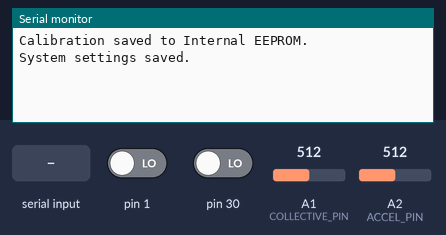
Recording of a sketch running on a simulated SparkFun Pro Micro, built with avr-gcc and run on an emulated ATmega32U4. Parts: the last lines printed to the serial monitor. Inputs (shaded band) come from the test bench; at power-on: A1 (COLLECTIVE_PIN) = 512, pin 1 LOW, A2 (ACCEL_PIN) = 512, pin 30 LOW. EEPROM starts erased; USB keyboard and mouse output is not drawn.

Above: at 1.2 s.
1.3 s: "CAL\n" received over Serial
At 1.49 s:
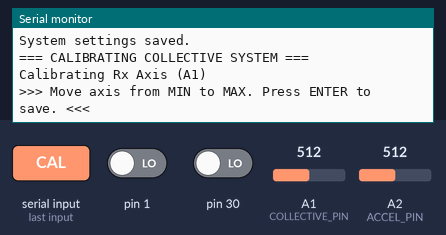
2.8 s: A1 (COLLECTIVE_PIN) set to 716
At 3.0 s:
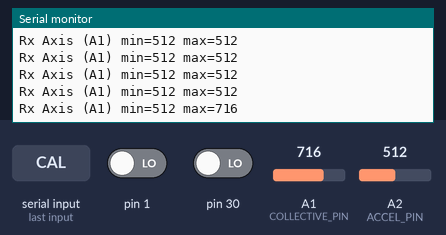
4.3 s: A1 (COLLECTIVE_PIN) set to 900
At 4.51 s:
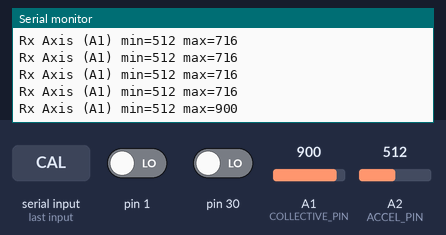
Timing chart, 0 to 7.3 s (numbered marks = the images above; inputs shaded):
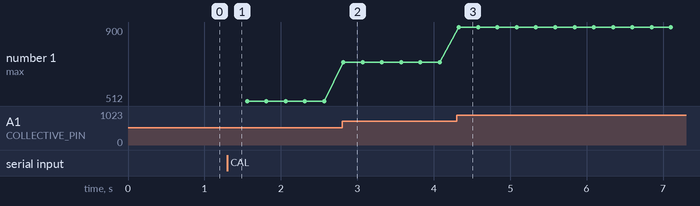

The sketch:

03_Collective.ino
```cpp
/***************************************
  HOTAS Collective - Updated Firmware (Dual PCF8575 + Rx & Ry Axes)
  - Hardware: Arduino Pro Micro (ATmega32u4)
  - Sensors: Analog A1 -> Rx Axis (Collective), Analog A2 -> Ry Axis (Twist/Throttle).
  - Expanders: 2x PCF8575 (0x20, 0x21) for 32 Buttons.
  - Resolution: +/- 16384.
  - Serial Interface: Calibration, Filters, Hysteresis, Inversions.
***************************************/

// Firmware version, shown by the STATUS command
#define FW_VERSION "2026.10"

#include <Wire.h>
#include <PCF8575.h>
#include <Joystick.h>
#include <EEPROM.h>

// -------------------- Hardware Config --------------------
#define NUM_BUTTONS 32
#define PCF8575_ADDR_1 0x20
#define PCF8575_ADDR_2 0x21
#define SERIAL_BAUD 115200
#define COLLECTIVE_PIN A1
#define ACCEL_PIN      A2

// -------------------- Filters & Smoothing --------------------
float collectiveFiltered = 0;
float accelofenFiltered  = 0;
int last_collectiveAxis  = 0;
int last_accelAxis       = 0;

// -------------------- I2C Devices --------------------
PCF8575 pcf1(PCF8575_ADDR_1);
PCF8575 pcf2(PCF8575_ADDR_2);

// -------------------- Joystick HID --------------------
// HID: 32 buttons, 0 hats, Rx and Ry axes enabled (A1=Rx, A2=Ry)
Joystick_ Joystick(JOYSTICK_DEFAULT_REPORT_ID, JOYSTICK_TYPE_JOYSTICK, NUM_BUTTONS, 0,
                   false, false, false,   // X, Y, Z
                   true,  true,  false,   // Rx, Ry, Rz
                   false, false, false,   // Rudder, Throttle, Accelerator
                   false, false);         // Brake, Steering

int lastButtonStates[NUM_BUTTONS] = {0};

// -------------------- Persistent Memory Structures --------------------
struct CollectiveCalibration {
  uint16_t min[2]; // [0] = Collective / Rx (A1), [1] = Twist / Ry (A2)
  uint16_t max[2];
  uint16_t magic;
};

struct SystemSettings {
  uint16_t invRx;             // Invert Rx logic
  uint16_t invRy;             // Invert Ry logic
  float alpha1;               // Filter for Analog A1
  float alpha2;               // Filter for Analog A2
  uint16_t jitter_threshold;  // Hysteresis deadband
  uint16_t magic;
};

CollectiveCalibration currentCalib;
SystemSettings sysSettings;

// Defaults
CollectiveCalibration defaultCalib = {
  {318, 300}, // Mins
  {513, 700}, // Maxs
  0xCAFE
};

SystemSettings defaultSettings = {
  0, 0,        // Inversions
  0.35, 0.35,  // Alphas
  15,          // Jitter threshold
  0x112E       // Magic
};

const int EEPROM_CALIB_ADDR = 0;
const int EEPROM_SETTINGS_ADDR = 40;

// -------------------- EEPROM Helpers --------------------
void saveCalibration() {
  currentCalib.magic = defaultCalib.magic;
  EEPROM.put(EEPROM_CALIB_ADDR, currentCalib);
  Serial.println("Calibration saved to Internal EEPROM.");
}

void loadCalibration() {
  EEPROM.get(EEPROM_CALIB_ADDR, currentCalib);
  if (currentCalib.magic != defaultCalib.magic) {
    currentCalib = defaultCalib;
    saveCalibration();
  }
}

void saveSettings() {
  sysSettings.magic = defaultSettings.magic;
  EEPROM.put(EEPROM_SETTINGS_ADDR, sysSettings);
  Serial.println("System settings saved.");
}

void loadSettings() {
  EEPROM.get(EEPROM_SETTINGS_ADDR, sysSettings);
  if (sysSettings.magic != defaultSettings.magic) {
    sysSettings = defaultSettings;
    saveSettings();
  }
}

// -------------------- Utilities & Advanced Filtering --------------------
void updateButtonState(int buttonIndex, bool state) {
  if (buttonIndex < 0 || buttonIndex >= NUM_BUTTONS) return;
  if (state != lastButtonStates[buttonIndex]) {
    Joystick.setButton(buttonIndex, state);
    lastButtonStates[buttonIndex] = state;
  }
}

int applyHysteresis(int current, int &last, int threshold) {
  if (abs(current - last) >= threshold) {
    last = current;
  }
  return last;
}

void applyAdaptiveEMA(long rawValue, float &filteredValue, float baseAlpha, int shiftBits) {
  long truncatedRaw = (rawValue >> shiftBits) << shiftBits;
  float diff = abs(truncatedRaw - filteredValue);
  float dynAlpha = baseAlpha;

  int lowThresh = 32 >> shiftBits;
  int highThresh = 256 >> shiftBits;

  if (diff < max(1, lowThresh)) {
    dynAlpha = baseAlpha * 0.1;
  } else if (diff > highThresh) {
    dynAlpha = 0.85;
  }

  filteredValue = dynAlpha * truncatedRaw + (1.0 - dynAlpha) * filteredValue;
}

void printStatus() {
  Serial.println("\n=== COLLECTIVE STATUS ===");
  Serial.print("Firmware: "); Serial.println(FW_VERSION);
  Serial.println("--- Settings ---");
  Serial.print("Filter 1 (Collective A1 / Rx) Alpha : "); Serial.println(sysSettings.alpha1);
  Serial.print("Filter 2 (Twist A2 / Ry) Alpha      : "); Serial.println(sysSettings.alpha2);
  Serial.print("Jitter Threshold (Hysteresis)       : "); Serial.println(sysSettings.jitter_threshold);

  Serial.println("\n--- Axis Inversions ---");
  Serial.print("Rx Axis : "); Serial.println(sysSettings.invRx ? "INV" : "NORM");
  Serial.print("Ry Axis : "); Serial.println(sysSettings.invRy ? "INV" : "NORM");

  Serial.println("\n--- Calibration Ranges ---");
  Serial.print("Rx Axis (A1) : ["); Serial.print(currentCalib.min[0]); Serial.print(", "); Serial.print(currentCalib.max[0]); Serial.println("]");
  Serial.print("Ry Axis (A2) : ["); Serial.print(currentCalib.min[1]); Serial.print(", "); Serial.print(currentCalib.max[1]); Serial.println("]");
  Serial.println("=======================\n");
}

// -------------------- Interactive Calibration --------------------
void calibrateAxisInteractive(const char* name, int idx, int pin) {
  Serial.print("\nCalibrating "); Serial.println(name);
  Serial.println(">>> Move axis from MIN to MAX. Press ENTER to save. <<<");

  int vmin = 1023, vmax = 0;
  unsigned long startTime = millis();

  while(Serial.available()) Serial.read();

  while (true) {
    int raw = analogRead(pin);
    if (raw < vmin) vmin = raw;
    if (raw > vmax) vmax = raw;

    if (millis() - startTime > 250) {
      Serial.print(name); Serial.print(" min="); Serial.print(vmin); Serial.print(" max="); Serial.println(vmax);
      startTime = millis();
    }

    if (Serial.available()) {
      String s = Serial.readStringUntil('\n');
      s.trim();
      if (s.length() == 0) {
        currentCalib.min[idx] = vmin;
        currentCalib.max[idx] = vmax;
        Serial.println("Saved."); delay(200); return;
      }
    }
  }
}

void calibrateCollective() {
  Serial.println("\n=== CALIBRATING COLLECTIVE SYSTEM ===");
  calibrateAxisInteractive("Rx Axis (A1)", 0, COLLECTIVE_PIN);
  calibrateAxisInteractive("Ry Axis (A2)", 1, ACCEL_PIN);
  saveCalibration();
  Serial.println("All axes calibrated and saved successfully.");
}

// -------------------- Setup --------------------
void setup() {
  Serial.begin(SERIAL_BAUD);
  Wire.begin();
  Wire.setClock(400000);

  pcf1.begin();
  pcf2.begin();
  pcf1.setButtonMask(0xFFFF);
  pcf2.setButtonMask(0xFFFF);

  // Protected 16-bit mapped ranges for Rx and Ry
  Joystick.setRxAxisRange(-16384, 16384);
  Joystick.setRyAxisRange(-16384, 16384);
  Joystick.begin(false);

  loadCalibration();
  loadSettings();

  collectiveFiltered = analogRead(COLLECTIVE_PIN);
  accelofenFiltered  = analogRead(ACCEL_PIN);
}

// -------------------- Main Loop --------------------
void loop() {

  // 1. Serial Command Parser
  if (Serial.available() > 0) {
    String cmd = Serial.readStringUntil('\n');
    cmd.trim(); cmd.toUpperCase();

    if (cmd == "CAL") {
      calibrateCollective();
    } else if (cmd == "STATUS") {
      printStatus();
    } else if (cmd == "INV_RX") {
      sysSettings.invRx = !sysSettings.invRx; saveSettings(); Serial.println("Rx Axis Inverted");
    } else if (cmd == "INV_RY") {
      sysSettings.invRy = !sysSettings.invRy; saveSettings(); Serial.println("Ry Axis Inverted");
    } else if (cmd.startsWith("FIL1 ")) {
      sysSettings.alpha1 = cmd.substring(5).toFloat(); saveSettings(); Serial.print("Alpha1 set to: "); Serial.println(sysSettings.alpha1);
    } else if (cmd.startsWith("FIL2 ")) {
      sysSettings.alpha2 = cmd.substring(5).toFloat(); saveSettings(); Serial.print("Alpha2 set to: "); Serial.println(sysSettings.alpha2);
    } else if (cmd.startsWith("JITTER ")) {
      sysSettings.jitter_threshold = cmd.substring(7).toInt(); saveSettings(); Serial.print("Jitter Deadband set to: "); Serial.println(sysSettings.jitter_threshold);
    }
  }

  // 2. Read PCF8575 Expanders (32 buttons total across 2 chips)
  uint16_t p1 = pcf1.read16();
  for (int i = 0; i < 16; i++) {
    updateButtonState(i, !((p1 >> i) & 1));
  }

  uint16_t p2 = pcf2.read16();
  for (int i = 0; i < 16; i++) {
    updateButtonState(i + 16, !((p2 >> i) & 1));
  }

  // 3. Axis 1 Logic: Collective Pitch mapped to Rx (A1)
  long rawRx = analogRead(COLLECTIVE_PIN);
  applyAdaptiveEMA(rawRx, collectiveFiltered, sysSettings.alpha1, 0);
  int rxConst = constrain((int)collectiveFiltered, currentCalib.min[0], currentCalib.max[0]);
  int rxAxis = map(rxConst, currentCalib.min[0], currentCalib.max[0], -16384, 16384);
  if (sysSettings.invRx) rxAxis *= -1;
  Joystick.setRxAxis(applyHysteresis(rxAxis, last_collectiveAxis, sysSettings.jitter_threshold));

  // 4. Axis 2 Logic: Twist Grip / Throttle mapped to Ry (A2)
  long rawRy = analogRead(ACCEL_PIN);
  applyAdaptiveEMA(rawRy, accelofenFiltered, sysSettings.alpha2, 0);
  int ryConst = constrain((int)accelofenFiltered, currentCalib.min[1], currentCalib.max[1]);
  int ryAxis = map(ryConst, currentCalib.min[1], currentCalib.max[1], -16384, 16384);
  if (sysSettings.invRy) ryAxis *= -1;
  Joystick.setRyAxis(applyHysteresis(ryAxis, last_accelAxis, sysSettings.jitter_threshold));

  // Send state to PC
  Joystick.sendState();
  delay(5);
}
```

Measured:
- after the input at 1.3 s, the serial monitor: prints a new line at once (image 1)
- after the input at 2.8 s, the serial monitor: prints a new line at once (image 2)
- after the input at 4.3 s, the serial monitor: prints a new line at once (image 3)
- plotted number 1: 512 → 716 after the input at 2.8 s, 716 → 900 after the input at 4.3 s
